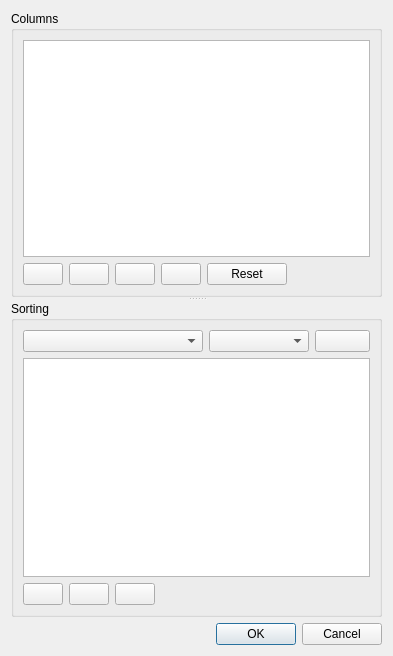
<?xml version="1.0" encoding="UTF-8"?>
<ui version="4.0">
 <class>QgsAttributeSelectionDialogBase</class>
 <widget class="QDialog" name="QgsAttributeSelectionDialogBase">
  <property name="geometry">
   <rect>
    <x>0</x>
    <y>0</y>
    <width>393</width>
    <height>656</height>
   </rect>
  </property>
  <property name="windowTitle">
   <string>Select Attributes</string>
  </property>
  <layout class="QGridLayout" name="gridLayout_2">
   <item row="0" column="0">
    <widget class="QSplitter" name="splitter">
     <property name="orientation">
      <enum>Qt::Vertical</enum>
     </property>
     <widget class="QGroupBox" name="mAttributesGroupBox">
      <property name="title">
       <string>Columns</string>
      </property>
      <layout class="QGridLayout" name="gridLayout">
       <item row="1" column="0">
        <layout class="QHBoxLayout" name="horizontalLayout_2">
         <item>
          <widget class="QPushButton" name="mColumnUpPushButton">
           <property name="text">
            <string/>
           </property>
           <property name="icon">
            <iconset resource="../../../images/images.qrc">
             <normaloff>:/images/themes/default/mActionArrowUp.svg</normaloff>:/images/themes/default/mActionArrowUp.svg</iconset>
           </property>
          </widget>
         </item>
         <item>
          <widget class="QPushButton" name="mColumnDownPushButton">
           <property name="text">
            <string/>
           </property>
           <property name="icon">
            <iconset resource="../../../images/images.qrc">
             <normaloff>:/images/themes/default/mActionArrowDown.svg</normaloff>:/images/themes/default/mActionArrowDown.svg</iconset>
           </property>
          </widget>
         </item>
         <item>
          <widget class="QPushButton" name="mAddColumnPushButton">
           <property name="text">
            <string/>
           </property>
           <property name="icon">
            <iconset resource="../../../images/images.qrc">
             <normaloff>:/images/themes/default/symbologyAdd.svg</normaloff>:/images/themes/default/symbologyAdd.svg</iconset>
           </property>
          </widget>
         </item>
         <item>
          <widget class="QPushButton" name="mRemoveColumnPushButton">
           <property name="text">
            <string/>
           </property>
           <property name="icon">
            <iconset resource="../../../images/images.qrc">
             <normaloff>:/images/themes/default/symbologyRemove.svg</normaloff>:/images/themes/default/symbologyRemove.svg</iconset>
           </property>
          </widget>
         </item>
         <item>
          <widget class="QPushButton" name="mResetColumnsPushButton">
           <property name="text">
            <string>Reset</string>
           </property>
          </widget>
         </item>
        </layout>
       </item>
       <item row="1" column="1">
        <spacer name="horizontalSpacer">
         <property name="orientation">
          <enum>Qt::Horizontal</enum>
         </property>
         <property name="sizeHint" stdset="0">
          <size>
           <width>77</width>
           <height>20</height>
          </size>
         </property>
        </spacer>
       </item>
       <item row="0" column="0" colspan="2">
        <widget class="QTableView" name="mColumnsTableView">
         <property name="editTriggers">
          <set>QAbstractItemView::AllEditTriggers</set>
         </property>
         <property name="showDropIndicator" stdset="0">
          <bool>false</bool>
         </property>
         <property name="dragEnabled">
          <bool>false</bool>
         </property>
         <property name="dragDropOverwriteMode">
          <bool>false</bool>
         </property>
         <property name="dragDropMode">
          <enum>QAbstractItemView::NoDragDrop</enum>
         </property>
         <property name="defaultDropAction">
          <enum>Qt::IgnoreAction</enum>
         </property>
         <property name="selectionMode">
          <enum>QAbstractItemView::SingleSelection</enum>
         </property>
         <property name="selectionBehavior">
          <enum>QAbstractItemView::SelectRows</enum>
         </property>
         <property name="wordWrap">
          <bool>false</bool>
         </property>
         <property name="cornerButtonEnabled">
          <bool>false</bool>
         </property>
        </widget>
       </item>
      </layout>
     </widget>
     <widget class="QGroupBox" name="mSortingGroupBox">
      <property name="title">
       <string>Sorting</string>
      </property>
      <layout class="QGridLayout" name="gridLayout_3">
       <item row="0" column="0">
        <layout class="QHBoxLayout" name="horizontalLayout_3">
         <item>
          <widget class="QComboBox" name="mSortColumnComboBox">
           <property name="minimumSize">
            <size>
             <width>180</width>
             <height>0</height>
            </size>
           </property>
          </widget>
         </item>
         <item>
          <widget class="QComboBox" name="mOrderComboBox">
           <property name="minimumSize">
            <size>
             <width>100</width>
             <height>0</height>
            </size>
           </property>
          </widget>
         </item>
         <item>
          <widget class="QPushButton" name="mAddSortColumnPushButton">
           <property name="maximumSize">
            <size>
             <width>16777215</width>
             <height>16777215</height>
            </size>
           </property>
           <property name="text">
            <string/>
           </property>
           <property name="icon">
            <iconset resource="../../../images/images.qrc">
             <normaloff>:/images/themes/default/symbologyAdd.svg</normaloff>:/images/themes/default/symbologyAdd.svg</iconset>
           </property>
          </widget>
         </item>
        </layout>
       </item>
       <item row="2" column="0">
        <layout class="QHBoxLayout" name="horizontalLayout">
         <item>
          <widget class="QPushButton" name="mSortColumnUpPushButton">
           <property name="text">
            <string/>
           </property>
           <property name="icon">
            <iconset resource="../../../images/images.qrc">
             <normaloff>:/images/themes/default/mActionArrowUp.svg</normaloff>:/images/themes/default/mActionArrowUp.svg</iconset>
           </property>
          </widget>
         </item>
         <item>
          <widget class="QPushButton" name="mSortColumnDownPushButton">
           <property name="text">
            <string/>
           </property>
           <property name="icon">
            <iconset resource="../../../images/images.qrc">
             <normaloff>:/images/themes/default/mActionArrowDown.svg</normaloff>:/images/themes/default/mActionArrowDown.svg</iconset>
           </property>
          </widget>
         </item>
         <item>
          <widget class="QPushButton" name="mRemoveSortColumnPushButton">
           <property name="text">
            <string/>
           </property>
           <property name="icon">
            <iconset resource="../../../images/images.qrc">
             <normaloff>:/images/themes/default/symbologyRemove.svg</normaloff>:/images/themes/default/symbologyRemove.svg</iconset>
           </property>
          </widget>
         </item>
         <item>
          <spacer name="horizontalSpacer_2">
           <property name="orientation">
            <enum>Qt::Horizontal</enum>
           </property>
           <property name="sizeHint" stdset="0">
            <size>
             <width>40</width>
             <height>20</height>
            </size>
           </property>
          </spacer>
         </item>
        </layout>
       </item>
       <item row="1" column="0">
        <widget class="QTableView" name="mSortColumnTableView">
         <property name="editTriggers">
          <set>QAbstractItemView::AllEditTriggers</set>
         </property>
         <property name="selectionMode">
          <enum>QAbstractItemView::SingleSelection</enum>
         </property>
         <property name="selectionBehavior">
          <enum>QAbstractItemView::SelectRows</enum>
         </property>
        </widget>
       </item>
      </layout>
     </widget>
    </widget>
   </item>
   <item row="1" column="0">
    <widget class="QDialogButtonBox" name="buttonBox">
     <property name="orientation">
      <enum>Qt::Horizontal</enum>
     </property>
     <property name="standardButtons">
      <set>QDialogButtonBox::Cancel|QDialogButtonBox::Ok</set>
     </property>
    </widget>
   </item>
  </layout>
 </widget>
 <tabstops>
  <tabstop>mColumnsTableView</tabstop>
  <tabstop>mColumnUpPushButton</tabstop>
  <tabstop>mColumnDownPushButton</tabstop>
  <tabstop>mAddColumnPushButton</tabstop>
  <tabstop>mRemoveColumnPushButton</tabstop>
  <tabstop>mResetColumnsPushButton</tabstop>
  <tabstop>mSortColumnComboBox</tabstop>
  <tabstop>mOrderComboBox</tabstop>
  <tabstop>mAddSortColumnPushButton</tabstop>
  <tabstop>mSortColumnTableView</tabstop>
  <tabstop>mSortColumnUpPushButton</tabstop>
  <tabstop>mSortColumnDownPushButton</tabstop>
  <tabstop>mRemoveSortColumnPushButton</tabstop>
  <tabstop>buttonBox</tabstop>
 </tabstops>
 <resources>
  <include location="../../../images/images.qrc"/>
 </resources>
 <connections>
  <connection>
   <sender>buttonBox</sender>
   <signal>accepted()</signal>
   <receiver>QgsAttributeSelectionDialogBase</receiver>
   <slot>accept()</slot>
   <hints>
    <hint type="sourcelabel">
     <x>248</x>
     <y>254</y>
    </hint>
    <hint type="destinationlabel">
     <x>157</x>
     <y>274</y>
    </hint>
   </hints>
  </connection>
  <connection>
   <sender>buttonBox</sender>
   <signal>rejected()</signal>
   <receiver>QgsAttributeSelectionDialogBase</receiver>
   <slot>reject()</slot>
   <hints>
    <hint type="sourcelabel">
     <x>316</x>
     <y>260</y>
    </hint>
    <hint type="destinationlabel">
     <x>286</x>
     <y>274</y>
    </hint>
   </hints>
  </connection>
 </connections>
</ui>
